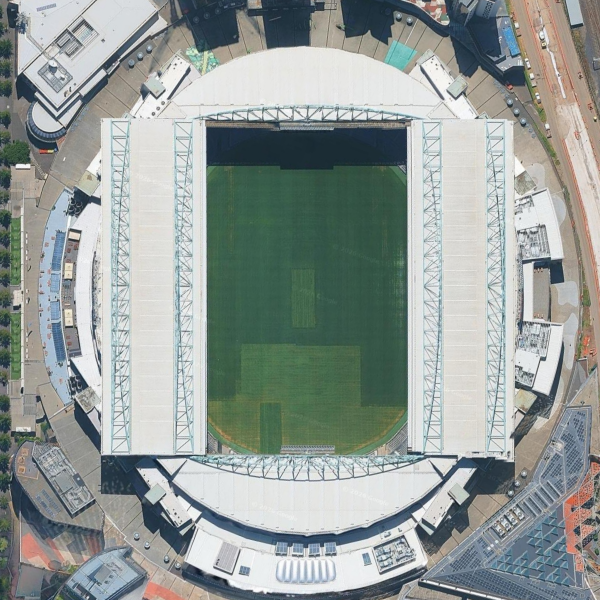
#> input picture .claude/review/marvel/mv2/sat_uv.png, 1200 x 1200 px (shown at 1/2 size)
$ python ovtop.py
#> lines starting #> are read from the running program, lines starting #| are printed output that depends on the picture
# top-down overlay in the stadium frame: r_top.png (model straight down, same lean as the satellite) on sat_uv.png
# image x=(150-v)*4, y=(u+150)*4 (u south+, v west+), 0.25 m/px. Writes t_on.jpg (outlines), t_blend.jpg, t_model.jpg, t_sat.jpg, zooms
import sys,numpy as np
from PIL import Image,ImageDraw,ImageFilter
A=Image.open('sat_uv.png').convert('RGB');M=Image.open('r_top.png').convert('RGBA')
#> further down, A is the input picture: PIL image 1200x1200 RGB; mean R, G, B 147.3, 155.4, 151.8
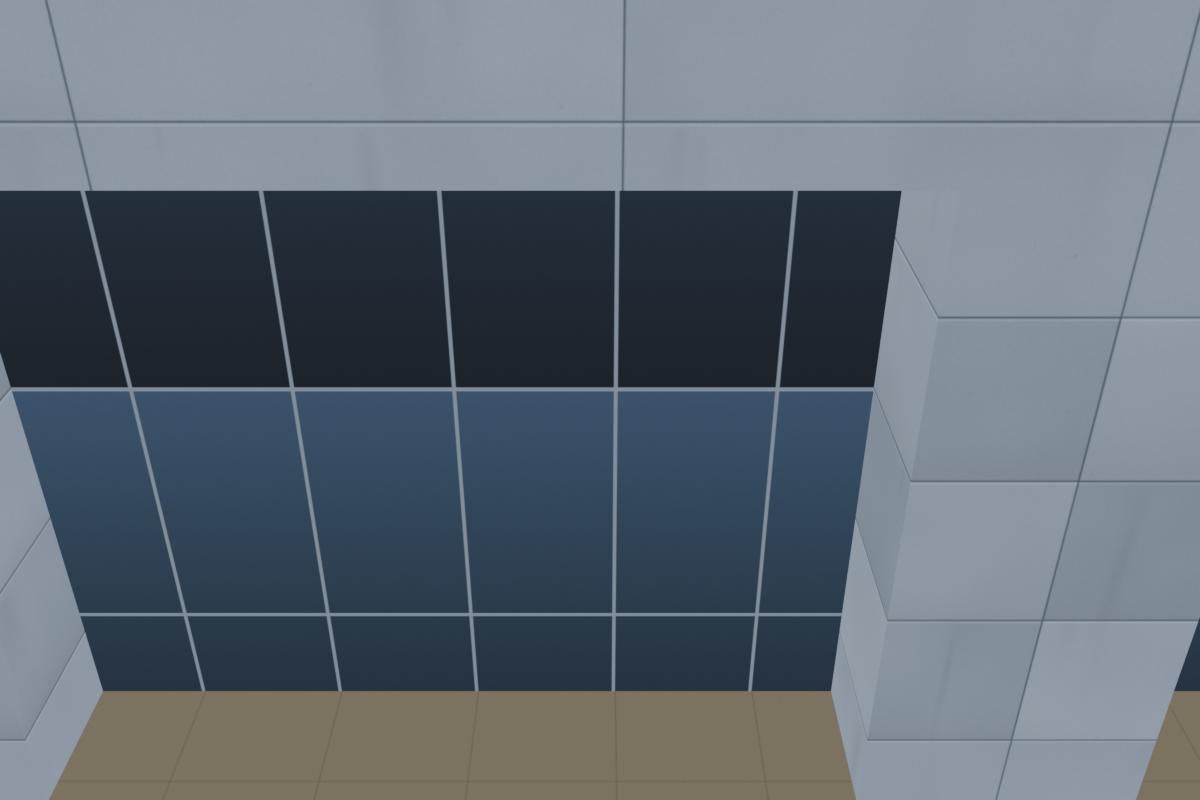
#> input picture .claude/review/marvel/mv2/r_cl_facade.png, 1200 x 800 px, given in place of r_top.png, which was not available
#> further down, M is the input picture: PIL image 1200x800 RGBA; mean R, G, B, A 96.5, 107.1, 117.6, 255
a=np.asarray(M)[...,3]>10
#> a: shape (800, 1200) bool; every value is 1
g=np.asarray(M.convert('L')).astype(float);ed=(np.abs(np.diff(g,axis=0,prepend=0))+np.abs(np.diff(g,axis=1,prepend=0)))>25
#> after `g = np.asarray(M.convert('L')).astype(float)`:
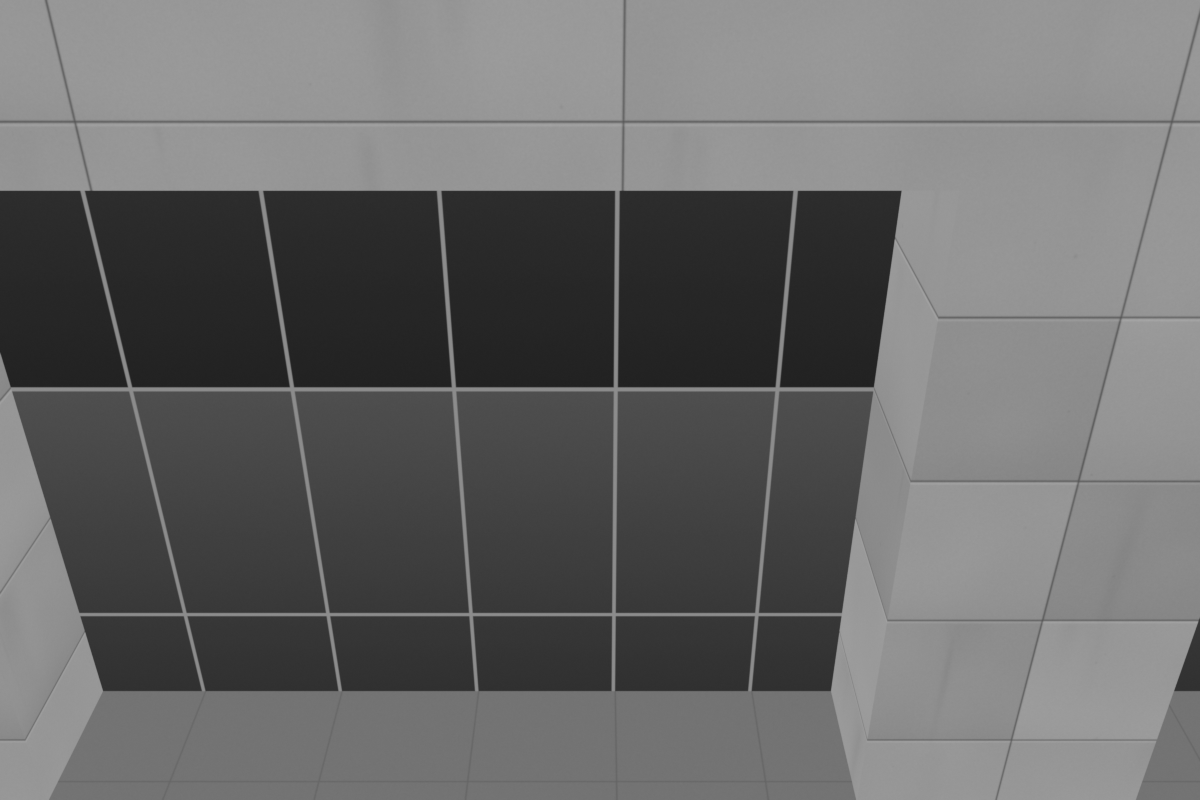
#> g: shape (800, 1200) float64; min 33, max 166, mean 105.1
#> after `ed = np.abs(np.diff(g, axis=0, prepend=0)) + np.abs(np.diff(g, axis=1,`:
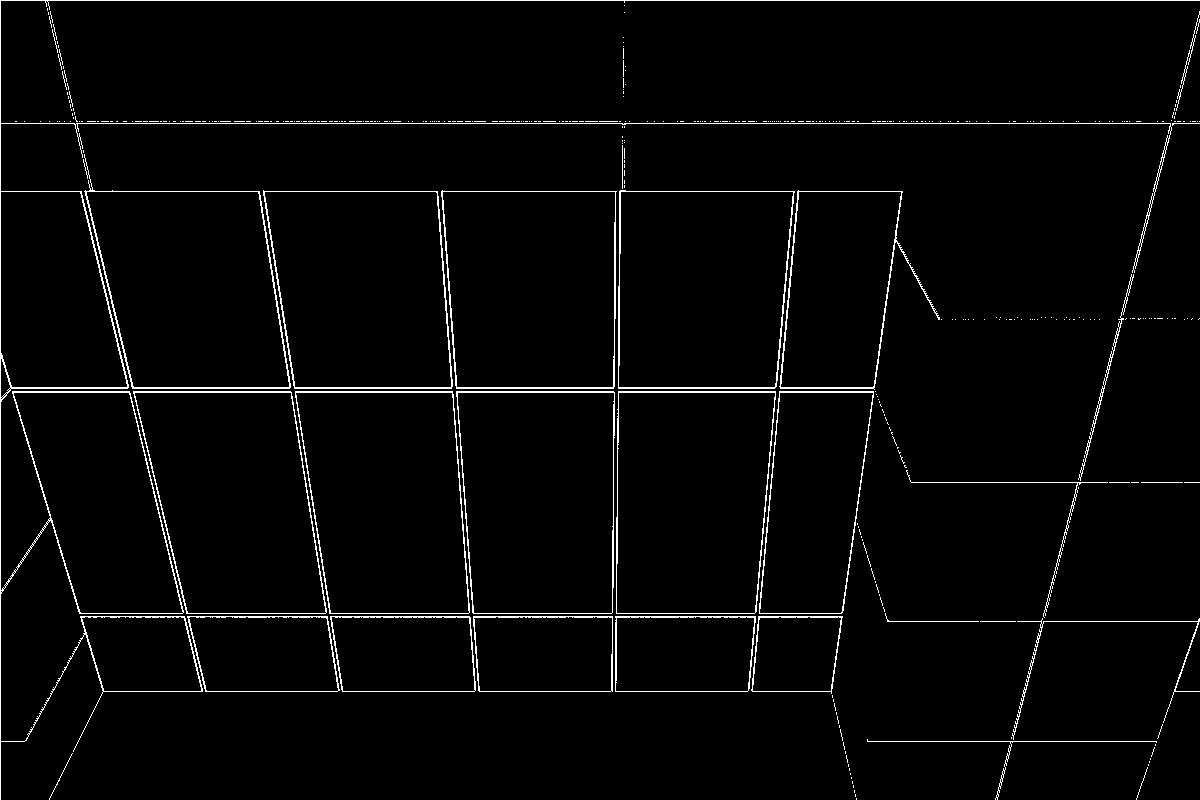
#> ed: shape (800, 1200) bool; 2.5% white in thin lines or dots
sil=a&~(np.asarray(Image.fromarray(a.astype(np.uint8)*255).filter(ImageFilter.MinFilter(5)))>0)
#> sil: shape (800, 1200) bool; every value is 0
#> (the run stopped early here; a loop or call above may not have finished)
